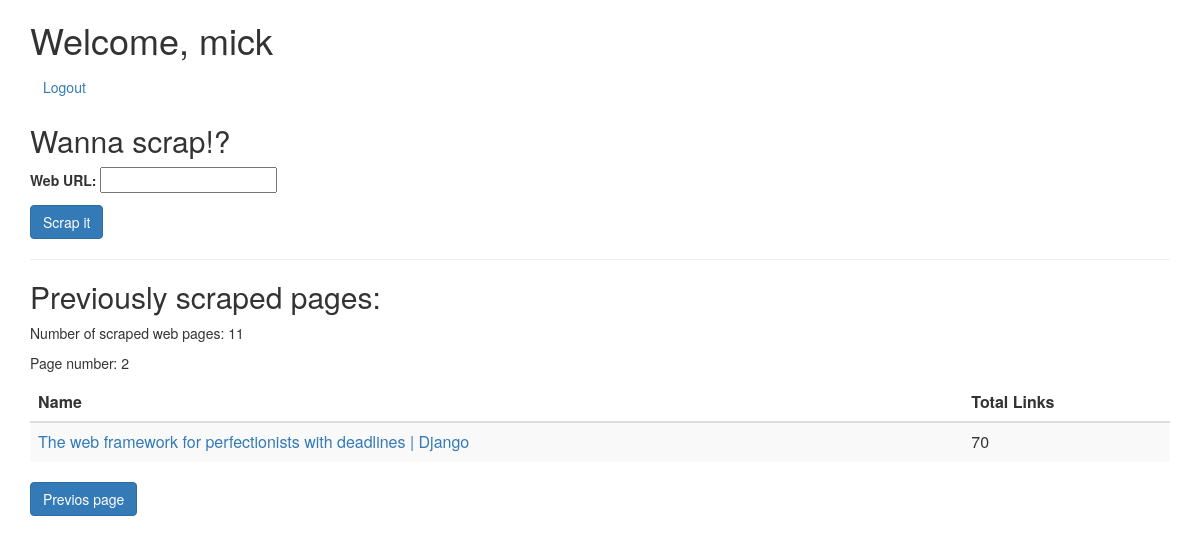
Before: /accounts/dashboard/?page=2 (signed in) with the older database file.
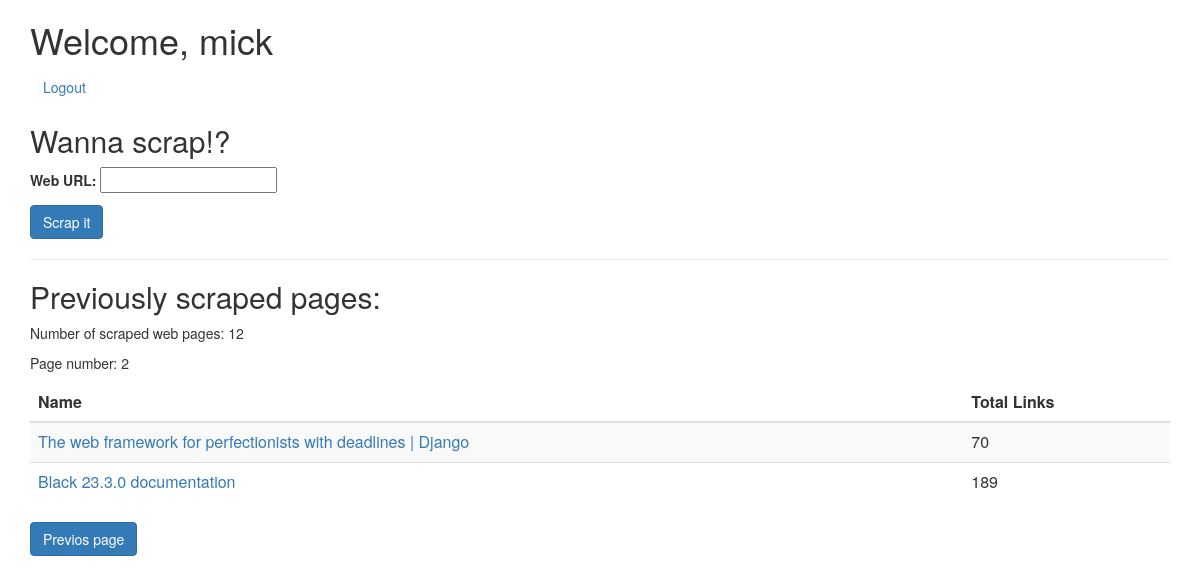
After: the same page with the newer database file.
### scraper/models.py (models this page shows, shortened)
class ScrapedPage(models.Model):
    STATUS_CHOICES = {
        "in_progress": "In Progress",
        "completed": "Completed",
    }
    user = models.ForeignKey(
        User, on_delete=models.CASCADE, related_name="scraped_pages"
    )
    url = models.URLField(unique=False)
    name = models.CharField(max_length=255, blank=True)
    created_at = models.DateTimeField(auto_now_add=True)
    status = models.CharField(
        max_length=20, choices=list(STATUS_CHOICES.items()), default="in_progress"
    )
    @property
    def link_count(self):
        return self.links.count()

### accounts/views.py (the view)
# urls.py: path("dashboard/", dashboard, name="dashboard"),
@login_required
def dashboard(request):
    user = request.user
    scraped_pages = user.scraped_pages.all()
    if request.method == "POST":
        form = ScrapeForm(request.POST)
        if form.is_valid():
            url = form.cleaned_data["url"]
            the_scraper(url, user.id)
            return redirect("dashboard")
    else:
        form = ScrapeForm()
    pages_paginator = Paginator(scraped_pages, 10)
    page_num = request.GET.get("page", 1)
    page = pages_paginator.get_page(page_num)
    context = {
        "user": user,
        "form": form,
        "scraped_pages": scraped_pages,
        "count": pages_paginator.count,
        "page": page,
    }
    return render(request, "dashboard.html", context)

### scraper/forms.py
class ScrapeForm(forms.Form):
    url = forms.URLField(label="Web URL")

### accounts/templates/dashboard.html (shortened to what this page needs)
<link rel="stylesheet" href="https://maxcdn.bootstrapcdn.com/bootstrap/3.3.7/css/bootstrap.min.css">
{% block content %}
<div class="container">
    <h1>Welcome, {{ user.username }}</h1>
    <a href="{% url 'logout' %}" class="btn btn-link">Logout</a>
    <h2>Wanna scrap!?</h2>
    <form method="post">
        {{ form.as_p }}
        <button type="submit" class="btn btn-primary">Scrap it</button>
    </form>
    <hr>
    <h2>Previously scraped pages:</h2>
    <p>Number of scraped web pages: {{ count }}</p>
    <p>Page number: {{ page.number }}</p>
    <table class="table table-striped">
        <thead>
            <tr>
                <th>Name</th>
                <th>Total Links</th>
            </tr>
        </thead>
        <tbody>
            {% for scraped_page in page.object_list %}
            <tr>
                <td><a href="{% url 'scraped_page_details' scraped_page.pk %}?page=1">{{ scraped_page.name|default:scraped_page.url }}</a></td>
                <td>
                    {% if scraped_page.status == 'completed' %}
                    {{ scraped_page.link_count }}
                    {% else %}
                    {{ scraped_page.get_status_display }}
                    {% endif %}
                </td>
            </tr>
            {% endfor %}
        </tbody>
    </table>
    <div>
        {% if page.has_previous %}
        <a href="{% url 'dashboard' %}?page={{ page.previous_page_number }}" class="btn btn-primary">Previos page</a>
        {% endif %}
    </div>
</div>
{% endblock %}

Changed rows visible on the page:
added ScrapedPage: name "Black 23.3.0 documentation", link_count "189"
Other visible differences:
{{ count }}: "11" → "12"
